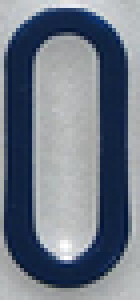
%> input picture FinalProject/CharacterTemplates/0.PNG, 35 x 75 px (shown 4 times larger); its folder holds only this picture in this run
$ octave TemplateBinaries.m   (GNU Octave 9; MATLAB toolbox functions it lacks are replaced by stand-ins)
%> lines starting %> are read from the running program, lines starting %| are printed output that depends on the picture; in (x1, y1, x2, y2) boxes, pixels count from 0 and x2, y2 are one past the last pixel; in counts of white or black regions, pixels touching at a corner belong together; the program's own positions count from 1
close all

templates = dir(fullfile('./CharacterTemplates/', '*.PNG'));
g = fspecial('gaussian', 3, .7);
for i = 1:length(templates)
    im = imread(strcat('./CharacterTemplates/', templates(i).name));
%> im is the input picture: size 75x35x3 uint8; mean R, G, B 111.1, 120.2, 133.7
    im = rgb2gray(im);
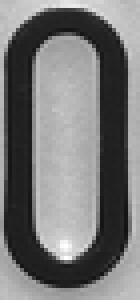
%> im: size 75x35 uint8 (shown 4 times larger); min 19, max 255, mean 119
    maxval = max(im, [], 'all');
%> maxval = 255
    disp(maxval)
%| 255
    bin = im > (maxval * .55);
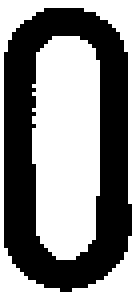
%> bin: size 75x35 logical (shown 4 times larger); 55.5% white; 1 black region, box (x1, y1, x2, y2) and area: (1, 2, 33, 73) 1169
    imwrite(bin, strcat('CharacterBinaryTemplates/', int2str(i), '.png'));
end

$ run again, on FinalProject/CharacterTemplates/4.PNG
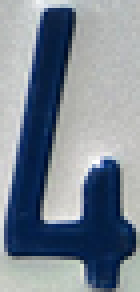
%> input picture FinalProject/CharacterTemplates/4.PNG, 35 x 73 px (shown 4 times larger)
%> im is the input picture: size 73x35x3 uint8; mean R, G, B 123.5, 134.4, 146.9
%> `im = rgb2gray(im);`:
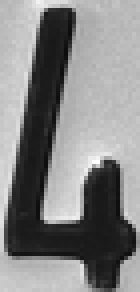
%> im: size 73x35 uint8 (shown 4 times larger); min 12, max 255, mean 132.6
%> maxval = 255
%| 255
%> `bin = im > (maxval * .55);`:
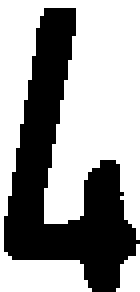
%> bin: size 73x35 logical (shown 4 times larger); 61.3% white; 1 black region, box (x1, y1, x2, y2) and area: (1, 2, 35, 73) 990

$ run again, on FinalProject/CharacterTemplates/5.PNG
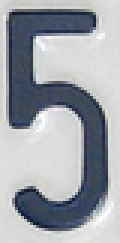
%> input picture FinalProject/CharacterTemplates/5.PNG, 40 x 81 px (shown 3 times larger)
%> im is the input picture: size 81x40x3 uint8; mean R, G, B 157.8, 162, 168.9
%> `im = rgb2gray(im);`:
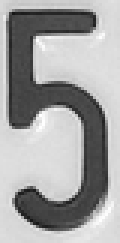
%> im: size 81x40 uint8 (shown 3 times larger); min 22, max 255, mean 161.5
%> maxval = 255
%| 255
%> `bin = im > (maxval * .55);`:
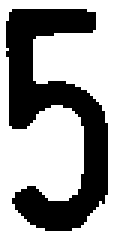
%> bin: size 81x40 logical (shown 3 times larger); 63.3% white; 1 black region, box (x1, y1, x2, y2) and area: (2, 3, 36, 77) 1188

$ run again, on FinalProject/CharacterTemplates/6.PNG
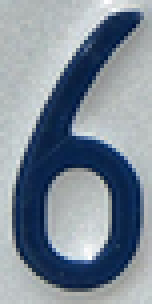
%> input picture FinalProject/CharacterTemplates/6.PNG, 38 x 76 px (shown 4 times larger)
%> im is the input picture: size 76x38x3 uint8; mean R, G, B 125.6, 138.1, 151.2
%> `im = rgb2gray(im);`:
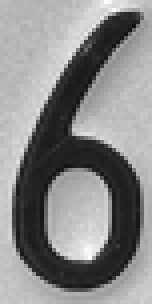
%> im: size 76x38 uint8 (shown 4 times larger); min 17, max 254, mean 135.8
%> maxval = 254
%| 254
%> `bin = im > (maxval * .55);`:
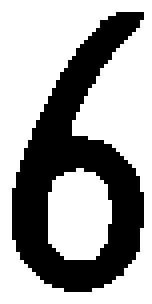
%> bin: size 76x38 logical (shown 4 times larger); 63.7% white; 1 black region, box (x1, y1, x2, y2) and area: (3, 3, 36, 73) 1048

$ run again, on FinalProject/CharacterTemplates/1.PNG
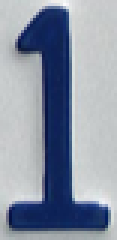
%> input picture FinalProject/CharacterTemplates/1.PNG, 39 x 80 px (shown 3 times larger)
%> im is the input picture: size 80x39x3 uint8; mean R, G, B 138.8, 148, 165
%> `im = rgb2gray(im);`:
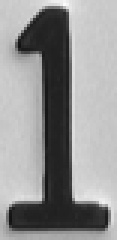
%> im: size 80x39 uint8 (shown 3 times larger); min 18, max 252, mean 147.2
%> maxval = 252
%| 252
%> `bin = im > (maxval * .55);`:
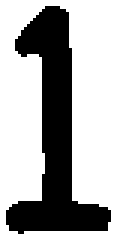
%> bin: size 80x39 logical (shown 3 times larger); 66.7% white; 1 black region, box (x1, y1, x2, y2) and area: (2, 2, 37, 78) 1038
